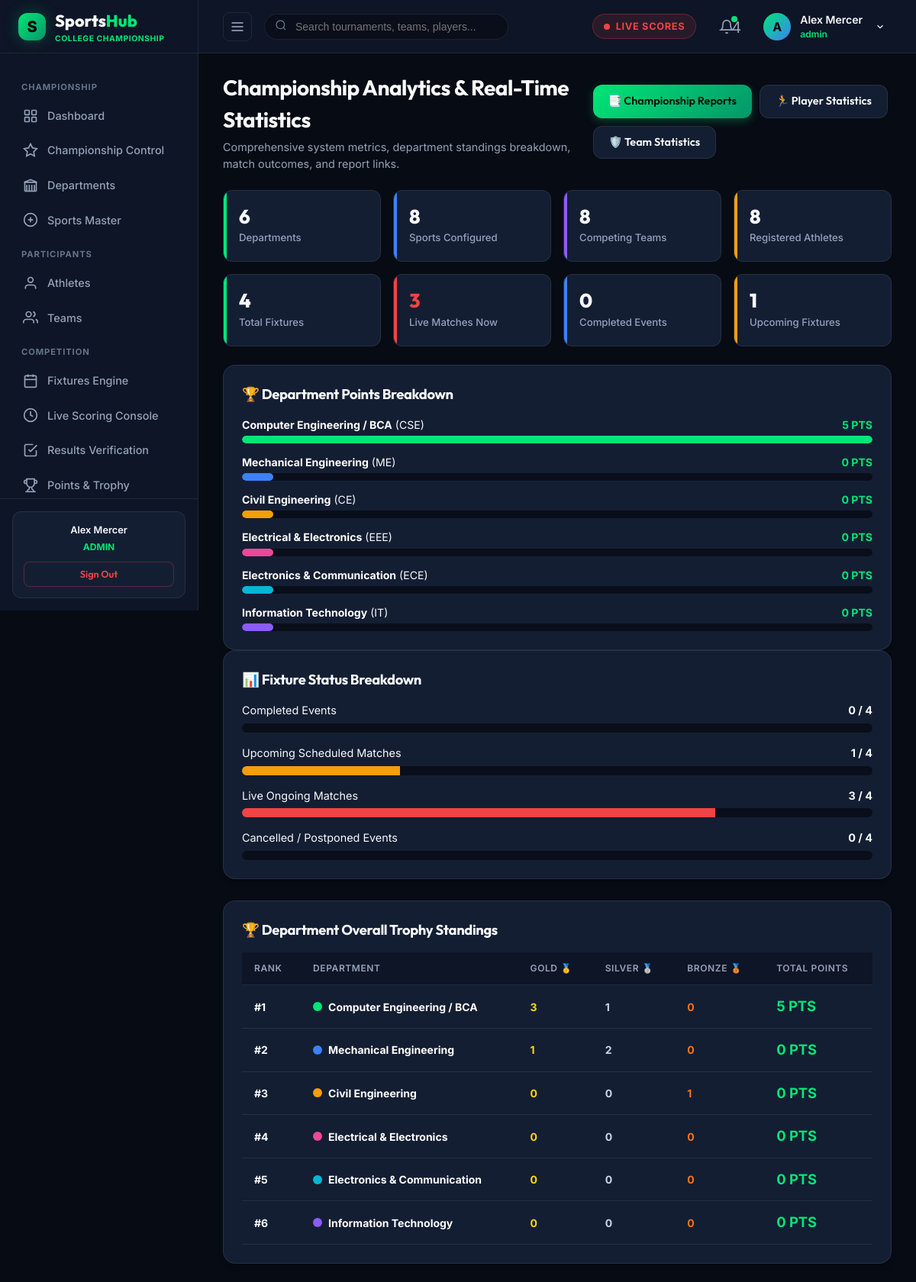
The app's page /admin/statistics.php (signed in) with its own data.
### tables this page shows
CREATE TABLE `users` (
  `id` int(10) unsigned NOT NULL AUTO_INCREMENT,
  `name` varchar(100) NOT NULL,
  `email` varchar(150) NOT NULL,
  `password` varchar(255) NOT NULL,
  `role` enum('admin','organizer','scorer','official','team_manager','player') NOT NULL DEFAULT 'player',
  `profile_image` varchar(255) DEFAULT 'assets/images/default-avatar.png',
  `status` tinyint(1) DEFAULT 1,
  `created_at` datetime DEFAULT current_timestamp(),
  `updated_at` datetime DEFAULT current_timestamp() ON UPDATE current_timestamp(),
  PRIMARY KEY (`id`),
  UNIQUE KEY `email` (`email`),
  KEY `idx_users_role` (`role`),
  KEY `idx_users_email` (`email`)
);

CREATE TABLE `departments` (
  `id` int(11) NOT NULL AUTO_INCREMENT,
  `name` varchar(150) NOT NULL,
  `short_code` varchar(20) NOT NULL,
  `color_code` varchar(20) DEFAULT '#00e676',
  `logo` varchar(255) DEFAULT 'assets/images/dept-cse.png',
  `contact_person` varchar(150) DEFAULT '',
  `status` tinyint(1) DEFAULT 1,
  `created_at` datetime DEFAULT current_timestamp(),
  `updated_at` datetime DEFAULT current_timestamp() ON UPDATE current_timestamp(),
  PRIMARY KEY (`id`)
);

### admin/statistics.php (the view, shortened to what the rows shown need)
<?php
require_once __DIR__ . '/../includes/database.php';
require_once __DIR__ . '/../includes/auth.php';
require_once __DIR__ . '/../includes/department-helper.php';
$overallStandings = DepartmentService::getOverallTrophyStandings();
include_once __DIR__ . '/../includes/header.php';
?>
<div class="dashboard-header">
  <div class="dashboard-title-group">
    <h1>Championship Analytics & Real-Time Statistics</h1>
  </div>
</div>
<div class="grid grid-2" style="gap: 20px; margin-bottom: 28px;">
  <div class="card">
    <div class="section-header" style="margin-bottom: 16px;">
      <h2>🏆 Department Points Breakdown</h2>
    </div>
    <div style="display:flex; flex-direction:column; gap:14px;">
      <?php
        $maxPts = max(array_column($overallStandings, 'total_points') ?: [1]);
      ?>
      <?php foreach ($overallStandings as $st): ?>
        <?php $pct = round(($st['total_points'] / $maxPts) * 100); ?>
        <div>
          <div style="display:flex; justify-content:space-between; font-size:0.88rem; margin-bottom:4px;">
            <span><strong style="color:#fff;"><?php echo htmlspecialchars($st['name']); ?></strong> (<?php echo htmlspecialchars($st['short_code']); ?>)</span>
            <strong style="color:var(--accent-green);"><?php echo $st['total_points']; ?> PTS</strong>
          </div>
          <div style="background:var(--bg-input); height:10px; border-radius:5px; overflow:hidden;">
            <div style="background:<?php echo $st['color_code']; ?>; width:<?php echo max(5, $pct); ?>%; height:100%; border-radius:5px; transition:width 0.5s ease;"></div>
          </div>
        </div>
      <?php endforeach; ?>
    </div>
  </div>
  <div class="card">
    <div class="section-header" style="margin-bottom: 16px;">
      <h2>📊 Fixture Status Breakdown</h2>
    </div>
  </div>
</div>
<div class="card">
  <div class="section-header" style="margin-bottom: 16px;">
    <h2>🏆 Department Overall Trophy Standings</h2>
  </div>
  <div class="table-responsive">
    <table class="sports-table">
      <thead>
        <tr>
          <th>Rank</th>
          <th>Department</th>
          <th>Gold 🥇</th>
          <th>Silver 🥈</th>
          <th>Bronze 🥉</th>
          <th>Total Points</th>
        </tr>
      </thead>
      <tbody>
        <?php foreach ($overallStandings as $st): ?>
          <tr>
            <td><strong>#<?php echo $st['rank']; ?></strong></td>
            <td>
              <div style="display:flex; align-items:center; gap:8px;">
                <div style="width:12px; height:12px; border-radius:50%; background:<?php echo $st['color_code']; ?>;"></div>
                <strong style="color:#fff;"><?php echo htmlspecialchars($st['name']); ?></strong>
              </div>
            </td>
            <td><strong style="color:#ffd700;"><?php echo $st['gold_medals']; ?></strong></td>
            <td><strong style="color:#cbd5e1;"><?php echo $st['silver_medals']; ?></strong></td>
            <td><strong style="color:#f97316;"><?php echo $st['bronze_medals']; ?></strong></td>
            <td><strong style="color:var(--accent-green); font-size:1.15rem;"><?php echo $st['total_points']; ?> PTS</strong></td>
          </tr>
        <?php endforeach; ?>
      </tbody>
    </table>
  </div>
</div>
<?php include_once __DIR__ . '/../includes/header.php'; ?>

### includes/header.php (shortened to what the rows shown need)
<?php
require_once __DIR__ . '/auth.php';
$currentUser = currentUser();
$userName = $currentUser['name'] ?? 'Alex Mercer';
?>
<!DOCTYPE html>
<html lang="en">
<head>
  <link rel="stylesheet" href="<?php echo BASE_URL; ?>/assets/css/style.css">
  <link rel="stylesheet" href="<?php echo BASE_URL; ?>/assets/css/dashboard.css">
  <link rel="stylesheet" href="<?php echo BASE_URL; ?>/assets/css/tournament.css">
</head>
<body>
<div class="app-layout">
  <?php include_once __DIR__ . '/sidebar.php'; ?>
  <div class="main-wrapper" id="mainWrapper">
    <header class="top-header">
      <div class="header-right">
        <div class="user-profile-wrapper" style="position:relative;">
          <div class="user-profile-menu" onclick="toggleUserDropdown()" id="userProfileBtn">
            <div class="user-avatar-placeholder" style="width:36px;height:36px;border-radius:50%;background:linear-gradient(135deg, #00e676, #3b82f6);display:flex;align-items:center;justify-content:center;font-weight:700;color:#000;">
              <?php echo strtoupper(substr($userName, 0, 1)); ?>
            </div>
            <div class="user-info">
              <span class="user-name"><?php echo htmlspecialchars($userName); ?></span>
              <span class="user-role" style="color:var(--accent-green); font-weight:600;"><?php echo htmlspecialchars($userRole); ?></span>
            </div>
            <svg width="14" height="14" viewBox="0 0 24 24" fill="none" stroke="currentColor" stroke-width="2" style="margin-left:4px;"><polyline points="6 9 12 15 18 9"/></svg>
          </div>
        </div>
      </div>
    </header>
    <main class="page-content">

### includes/sidebar.php (shortened to what the rows shown need)
<?php
require_once __DIR__ . '/auth.php';
$user = currentUser();
$userRole = strtolower($user['role'] ?? 'admin');
?>
<aside class="app-sidebar" id="appSidebar">
  <div class="sidebar-footer">
    <div class="quick-support-card">
      <p style="font-weight:600; color:var(--text-main); margin-bottom:4px;"><?php echo htmlspecialchars($user['name'] ?? 'User'); ?></p>
      <div style="font-size:0.75rem; color:var(--accent-green); text-transform:uppercase; font-weight:700; margin-bottom:10px;">
        <?php echo htmlspecialchars($userRole); ?>
      </div>
      <a href="<?php echo BASE_URL; ?>/auth/logout.php" class="btn btn-secondary btn-sm" style="width:100%; color:var(--accent-red); border-color:rgba(239,68,68,0.3);">
        Sign Out
      </a>
    </div>
  </div>
</aside>

### records on screen
users: name "Alex Mercer", role "ADMIN", name "A", role "admin"
departments: name "Computer Engineering / BCA", short_code "CSE", total_points "5", rank "1", gold_medals "3", silver_medals "1", bronze_medals "0"
departments: name "Mechanical Engineering", short_code "ME", total_points "0", id "2", status "1", bronze_medals "0"
departments: name "Civil Engineering", short_code "CE", total_points "0", id "3", gold_medals "0", silver_medals "0", status "1"
departments: name "Electrical & Electronics", short_code "EEE", total_points "0", id "4", gold_medals "0", silver_medals "0", bronze_medals "0"
departments: name "Electronics & Communication", short_code "ECE", total_points "0", rank "5", gold_medals "0", silver_medals "0", bronze_medals "0"
departments: name "Information Technology", short_code "IT", total_points "0", rank "6", gold_medals "0", silver_medals "0", bronze_medals "0"

### other values on screen
$initialUnread "4"
$totalDepartments "6"
$totalSports "8"
$totalTeams "8"
$totalPlayers "8"
$totalFixtures "4"
$liveMatches "3"
$completedMatches "0"
$upcomingMatches "1"
max(1, $totalFixtures) "4"
$cancelledMatches "0"
